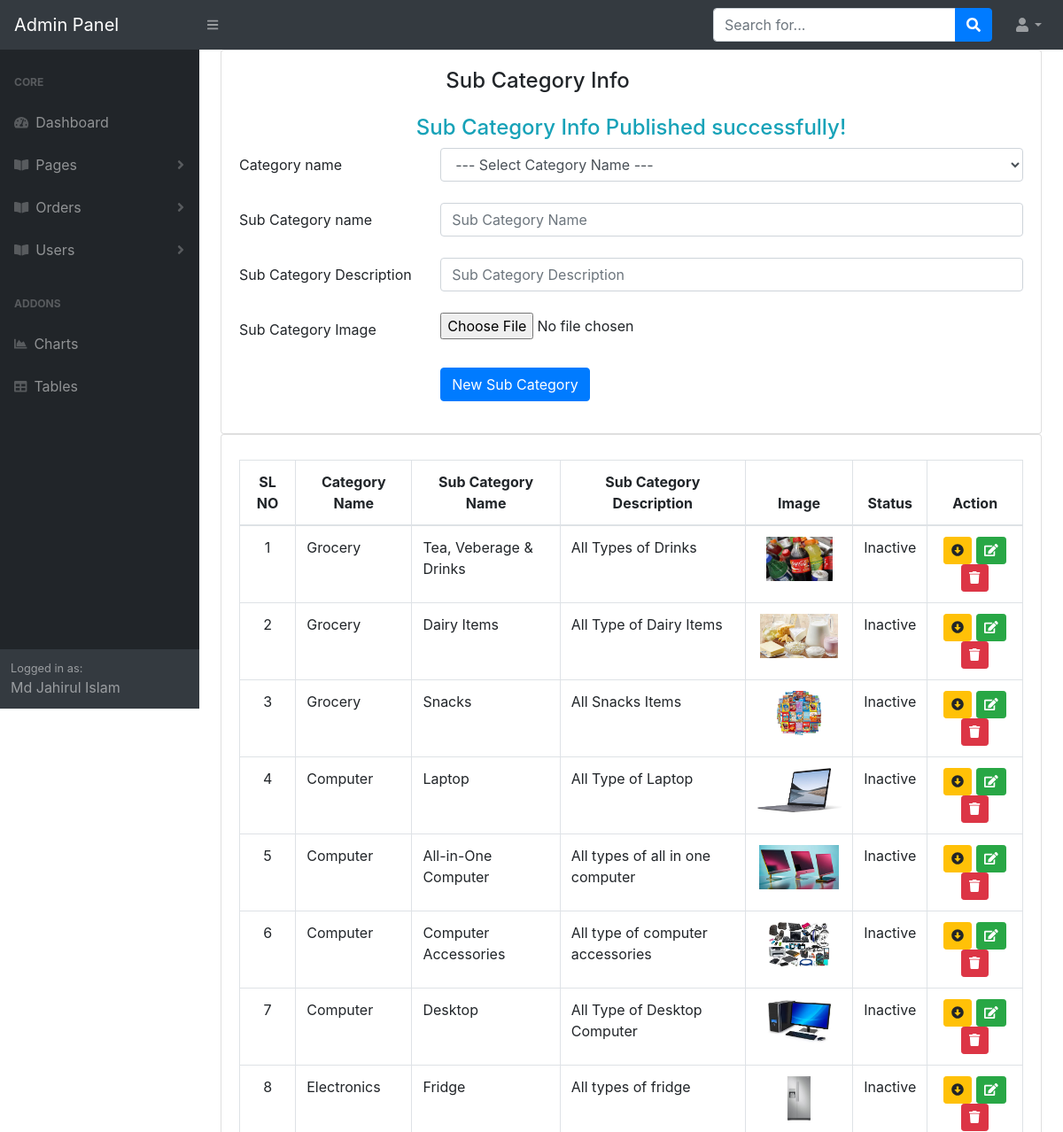
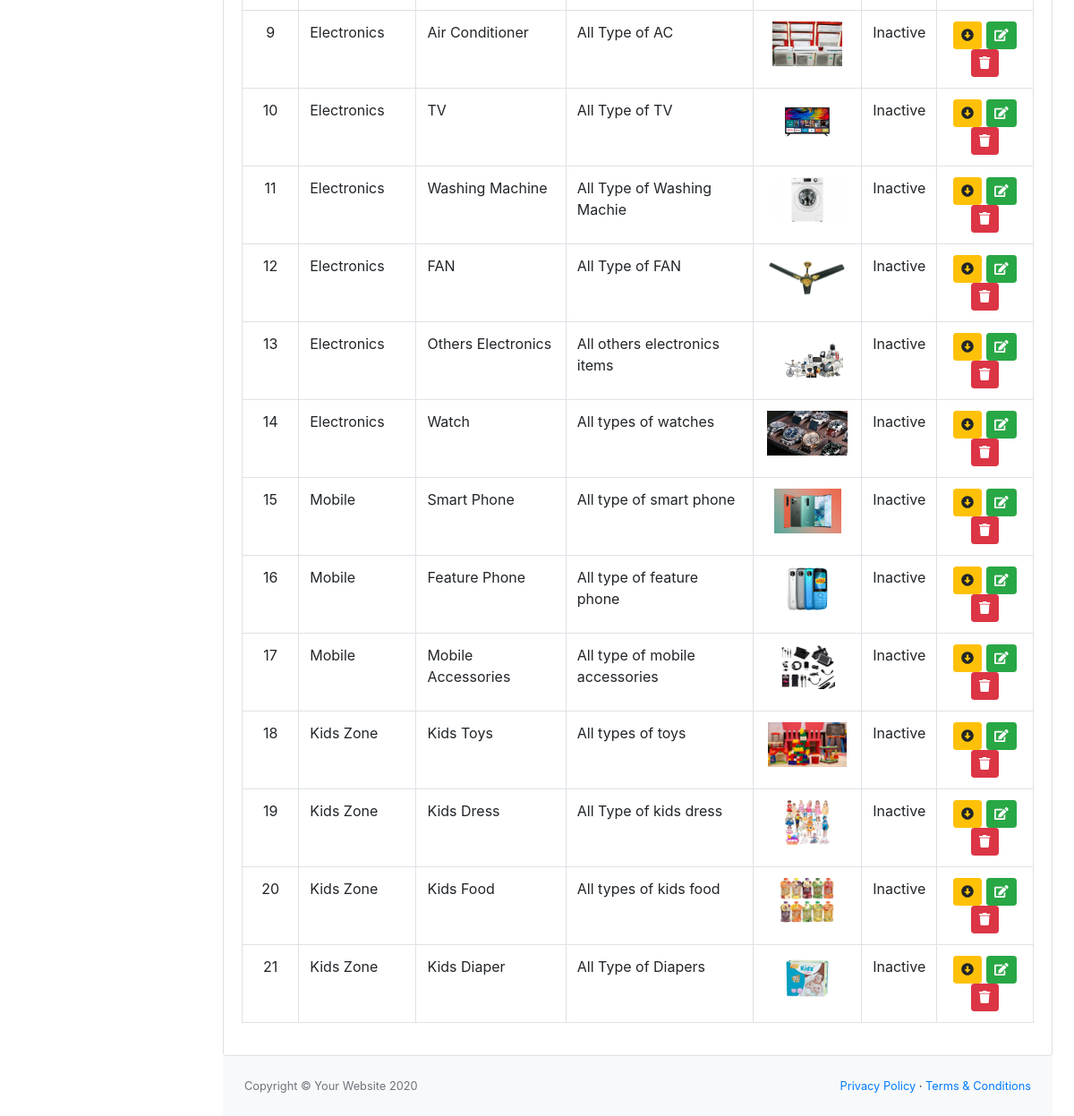
Screenshot of /admin/add-sub-category.php?status=publish&&id=1 (signed in) with the database file from the repository (2 pictures, top to bottom).
### tables this page shows
CREATE TABLE `sub_category` (
  `sub_category_id` int(11) NOT NULL,
  `category_id` int(11) NOT NULL,
  `sub_category_name` varchar(255) NOT NULL,
  `sub_category_description` varchar(255) NOT NULL,
  `sub_category_image` varchar(255) NOT NULL,
  `sub_category_is_active` tinyint(1) NOT NULL
);

CREATE TABLE `category` (
  `category_id` int(11) NOT NULL,
  `category_name` varchar(255) NOT NULL,
  `category_description` varchar(255) NOT NULL,
  `category_image` varchar(255) NOT NULL,
  `category_is_active` tinyint(1) NOT NULL DEFAULT 0
);

### app/classes/SubCategory.php (called while the page is built, shortened)
<?php
class SubCategory
{
    public function allSubCategory(){
        $link = Database::db_connect();
        $sql = "SELECT * FROM sub_category LEFT JOIN category ON (sub_category.category_id)=(category.category_id) ORDER BY category.category_id";
        if (mysqli_query($link, $sql)) {
            return mysqli_query($link,$sql);
        } else {
            die('Sub Category Query Problem ' . mysqli_error($link));
        }
    }
    public static function publishSubCategory($id){
        $link = Database::db_connect();
        $sql = "UPDATE sub_category SET sub_category_is_active=1 WHERE sub_category_id=$id";
        if (mysqli_query($link,$sql)){
            return 'Sub Category Info Published successfully!';
        } else {
            die('Publish Sub Category query error : '.mysqli_error($link));
        }
    }
}

### admin/add-sub-category.php (the view, shortened to what this page needs)
<?php
include 'header_admin.php';
if (isset($_GET['status'])){
    if ($_GET['status']=='publish'){
        $message = SubCategory::publishSubCategory($_GET['id']);
    }
}
$subCategory = new SubCategory();
$subCategory = $subCategory->allSubCategory();
?>
<div id="layoutSidenav_content">
    <main>
        <div class="container-fluid">
            <div class="row">
                <div class="col-lg-12">
                    <div class="card">
                        <div class="card-body">
                            <h4 class="card-title mb-4 col-sm-9 offset-sm-3">Sub Category Info</h4>
                            <h4 class="text-center text-info"><?php echo $message; ?></h4>
                            <form action="" method="POST" enctype="multipart/form-data">
                                <div class="form-group row mb-4">
                                    <label for="category_name" class="col-sm-3 col-form-label">Category name</label>
                                    <div class="col-sm-9">
                                        <select id="category_name" class="form-control" name="category_id">
                                            <option disabled selected> --- Select Category Name ---</option>
                                        </select>
                                    </div>
                                </div>
                                <div class="form-group row mb-4">
                                    <label for="horizontal-firstname-input" class="col-sm-3 col-form-label">Sub Category
                                        name</label>
                                    <div class="col-sm-9">
                                        <input type="text" name="sub_category_name" class="form-control" id="horizontal-firstname-input" placeholder="Sub Category Name"/>
                                    </div>
                                </div>
                                <div class="form-group row mb-4">
                                    <label for="sub_category_description" class="col-sm-3 col-form-label">Sub Category
                                        Description</label>
                                    <div class="col-sm-9">
                                        <input type="text" id="sub_category_description" name="sub_category_description" class="form-control"  placeholder="Sub Category Description"/>
                                    </div>
                                </div>
                                <div class="form-group row mb-4">
                                    <label for="sub_category_image" class="col-sm-3 col-form-label">Sub Category
                                        Image</label>
                                    <div class="col-sm-9">
                                        <input type="file" name="sub_category_image" class="form-control-file" id="sub_category_image"/>
                                    </div>
                                </div>
                                <div class="form-group row justify-content-end">
                                    <div class="col-sm-9">
                                        <div>
                                            <button type="submit" name="submit" class="btn btn-primary w-md">New Sub Category</button>
                                        </div>
                                    </div>
                                </div>
                            </form>
                        </div>
                    </div>
                </div>
            </div>
            <div class="row">
                <div class="col-12">
                    <div class="card">
                        <div class="card-body">
                            <table id="category-datatable" class="table table-bordered dt-responsive nowrap"
                                   style="border-collapse: collapse; border-spacing: 0; width: 100%;">
                                <thead class="text-center">
                                <tr>
                                    <th>SL NO</th>
                                    <th>Category Name</th>
                                    <th>Sub Category Name</th>
                                    <th>Sub Category Description</th>
                                    <th>Image</th>
                                    <th>Status</th>
                                    <th>Action</th>
                                </tr>
                                </thead>
                                <tbody>
                                <?php if (mysqli_num_rows($subCategory)>0) {
                                    $ser_no = 0;
                                    while ($allSubCategoryInfo = mysqli_fetch_assoc($subCategory)){
                                        $ser_no += 1;
                                        ?>
                                        <tr>
                                            <td class="text-center"><?php echo $ser_no ?></td>
                                            <td><?php echo $allSubCategoryInfo['category_name']; ?></td>
                                            <td><?php echo $allSubCategoryInfo['sub_category_name']; ?></td>
                                            <td><?php echo $allSubCategoryInfo['sub_category_description']; ?></td>
                                            <td class="text-center"><img src="<?php echo $allSubCategoryInfo['sub_category_image']; ?>" id="" alt="" height="50"/></td>
                                            <td class="text-center"><?php if  ($allSubCategoryInfo['sub_category_is_active']==1) { echo 'Active'; } else { echo 'Inactive';} ?></td>
                                            <td class="text-center">
                                                <?php if  ($allSubCategoryInfo['sub_category_is_active']==1) { ?>
                                                    <a href="?status=unpublish&&id=<?php echo $allSubCategoryInfo['sub_category_id']; ?>" class="btn btn-sm btn-info sub-category-status"
                                                       id="" title="Published Sub Category">
                                                        <i id="" class="fas fa-arrow-alt-circle-up"></i>
                                                    </a>
                                                <?php } else { ?>
                                                    <a href="?status=publish&&id=<?php echo $allSubCategoryInfo['sub_category_id']; ?>" class="btn btn-sm btn-warning sub-category-status"
                                                       id="" title="Unpublished Sub Category">
                                                        <i id="" class="fas fa-arrow-alt-circle-down"></i>
                                                    </a>
                                                <?php } ?>
                                                <a href="" class="btn btn-sm btn-success edition"
                                                   id="" title="Edit Category" data-toggle="modal" data-id="<?php echo $allSubCategoryInfo['category_id']; ?>" data-target="#editModel">
                                                    <i class="fas fa-edit"></i>
                                                </a>
                                                <a href="?status=delete&&id=<?php echo $allSubCategoryInfo['sub_category_id']; ?>" class="btn btn-sm btn-danger delete-sub-category"
                                                   id="" title="Delete Sub Category">
                                                    <i class="fas fa-trash"></i>
                                                </a>
                                            </td>
                                        </tr>
                                    <?php } } ?>
                                </tbody>
                            </table>
                        </div>
                    </div>
                </div>
            </div>
            <?php
            include 'footer_admin.php';
            ?>

### rows the page displays
sub_category: category.category_name "Grocery", sub_category_name "Tea, Veberage & Drinks", sub_category_description "All Types of Drinks", sub_category_image (picture), sub_category_is_active "Inactive"
sub_category: category.category_name "Grocery", sub_category_name "Dairy Items", sub_category_description "All Type of Dairy Items", sub_category_image (picture), sub_category_is_active "Inactive"
sub_category: category.category_name "Grocery", sub_category_name "Snacks", sub_category_description "All Snacks Items", sub_category_image (picture), sub_category_is_active "Inactive"
sub_category: category.category_name "Computer", sub_category_name "Laptop", sub_category_description "All Type of Laptop", sub_category_image (picture), sub_category_is_active "Inactive"
sub_category: category.category_name "Computer", sub_category_name "All-in-One Computer", sub_category_description "All types of all in one computer", sub_category_image (picture), sub_category_is_active "Inactive"
sub_category: category.category_name "Computer", sub_category_name "Computer Accessories", sub_category_description "All type of computer accessories", sub_category_image (picture), sub_category_is_active "Inactive"
sub_category: category.category_name "Computer", sub_category_name "Desktop", sub_category_description "All Type of Desktop Computer", sub_category_image (picture), sub_category_is_active "Inactive"
sub_category: category.category_name "Electronics", sub_category_name "Fridge", sub_category_description "All types of fridge", sub_category_image (picture), sub_category_is_active "Inactive"
sub_category: category.category_name "Electronics", sub_category_name "Air Conditioner", sub_category_description "All Type of AC", sub_category_image (picture), sub_category_is_active "Inactive"
sub_category: category.category_name "Electronics", sub_category_name "TV", sub_category_description "All Type of TV", sub_category_image (picture), sub_category_is_active "Inactive"
sub_category: category.category_name "Electronics", sub_category_name "Washing Machine", sub_category_description "All Type of Washing Machie", sub_category_image (picture), sub_category_is_active "Inactive"
sub_category: category.category_name "Electronics", sub_category_name "FAN", sub_category_description "All Type of FAN", sub_category_image (picture), sub_category_is_active "Inactive"
sub_category: category.category_name "Electronics", sub_category_name "Others Electronics", sub_category_description "All others electronics items", sub_category_image (picture), sub_category_is_active "Inactive"
sub_category: category.category_name "Electronics", sub_category_name "Watch", sub_category_description "All types of watches", sub_category_image (picture), sub_category_is_active "Inactive"
sub_category: category.category_name "Mobile", sub_category_name "Smart Phone", sub_category_description "All type of smart phone", sub_category_image (picture), sub_category_is_active "Inactive"
sub_category: category.category_name "Mobile", sub_category_name "Feature Phone", sub_category_description "All type of feature phone", sub_category_image (picture), sub_category_is_active "Inactive"
sub_category: category.category_name "Mobile", sub_category_name "Mobile Accessories", sub_category_description "All type of mobile accessories", sub_category_image (picture), sub_category_is_active "Inactive"
sub_category: category.category_name "Kids Zone", sub_category_name "Kids Toys", sub_category_description "All types of toys", sub_category_image (picture), sub_category_is_active "Inactive"
sub_category: category.category_name "Kids Zone", sub_category_name "Kids Dress", sub_category_description "All Type of kids dress", sub_category_image (picture), sub_category_is_active "Inactive"
sub_category: category.category_name "Kids Zone", sub_category_name "Kids Food", sub_category_description "All types of kids food", sub_category_image (picture), sub_category_is_active "Inactive"
sub_category: category.category_name "Kids Zone", sub_category_name "Kids Diaper", sub_category_description "All Type of Diapers", sub_category_image (picture), sub_category_is_active "Inactive"

### other values shown
$_SESSION['name'] "Md Jahirul Islam"
$message "Sub Category Info Published successfully!"
